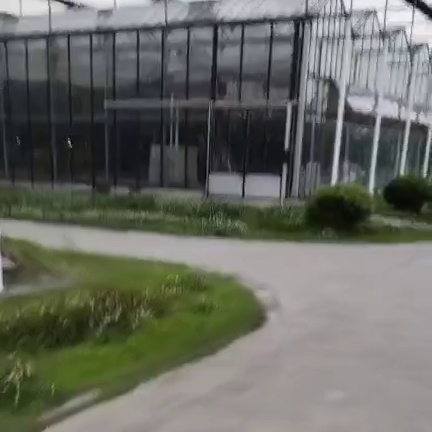
#> input picture samples/test.jpg, 432 x 432 px; its folder holds only this picture in this run
$ python hand_seg.py
#> lines starting #> are read from the running program, lines starting #| are printed output that depends on the picture; after the words box and inside, x2 and y2 are one past the last pixel; in counts of white or black regions, pixels touching at a corner belong together
import os
import cv2
import numpy as np
from PIL import Image

source = 'samples' # dir
low_range = np.array([100, 100, 100]) # Minnum threshold
high_range = np.array([255, 255, 255]) # Maxnum threshold
files = sorted(os.listdir(source))

for img_name_index in range(len(files)):
    img_name = files[img_name_index]
    img_path = os.path.join(source, img_name)
    img = Image.open(img_path).convert('RGB')
#> img is the input picture: PIL image 432x432 RGB; mean R, G, B 104.5, 106.8, 98.6
    image = cv2.imread(img_path)
    height, width, no_use = image.shape
#> height = 432; width = 432; no_use = 3
    empty_img = np.zeros((height, width), np.uint8)

    #K-MEANS CLUSTERING
    Z = image.reshape((-1, 3))
    Z = np.float32(Z)
    criteria = (cv2.TERM_CRITERIA_EPS + cv2.TERM_CRITERIA_MAX_ITER, 10, 1.0)
    K = 6
    ret, label, center = cv2.kmeans(Z, K, None, criteria, 15, cv2.KMEANS_RANDOM_CENTERS)
#> ret = 73276154; center = [[127.4, 126.9, 124.6], [202.5, 196.7, 195], [156.2, 156.8, 161], [88.11, 96.14, 92.1], [50.85, 78.22, 69.56], [34.05, 37.2, 33.87]]
    center = np.uint8(center)
#> center = [[127, 126, 124], [202, 196, 195], [156, 156, 160], [88, 96, 92], [50, 78, 69], [34, 37, 33]]
    res = center[label.flatten()]
    res2 = res.reshape((image.shape))
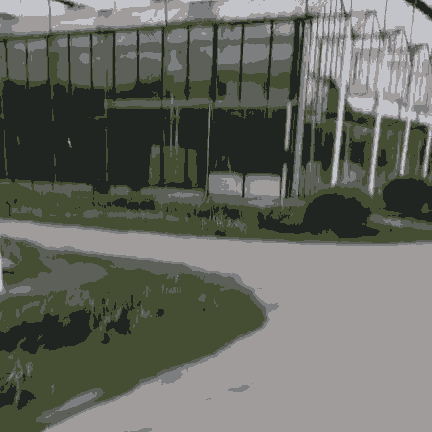
#> res2: shape (432, 432, 3); mean B, G, R 98.3, 106.3, 103.9
    cv2.imwrite('results/kmeans.jpg', res2)
    # [6 lines of commented-out code are left out]
    blur = cv2.GaussianBlur(res2, (15, 15), 0)
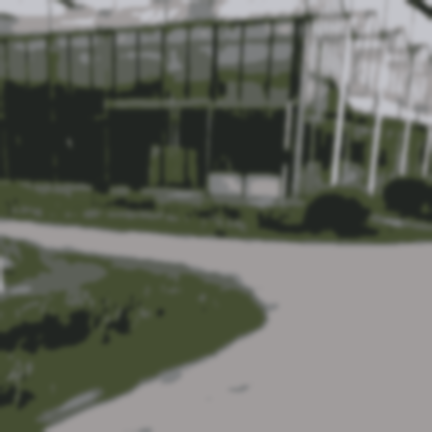
#> blur: shape (432, 432, 3); mean B, G, R 98.3, 106.3, 103.9
    gray = cv2.cvtColor(blur, cv2.COLOR_BGR2GRAY)
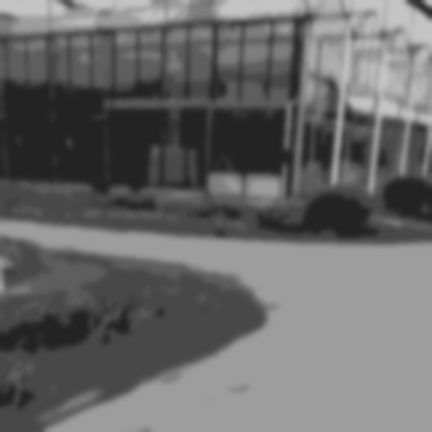
#> gray: shape (432, 432); min 35, max 196, mean 104.6
    final = cv2.inRange(res2, low_range, high_range)
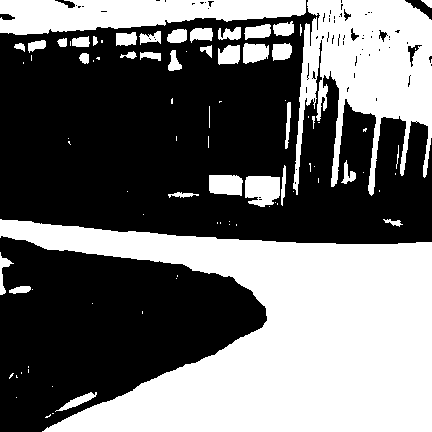
#> final: shape (432, 432); 43.2% white; 87 white regions (50 under 20 px)
    cv2.imwrite('results/binary.jpg', final)

    # Connected domain analysis
    contours, hierchary = cv2.findContours(final, cv2.RETR_TREE, cv2.CHAIN_APPROX_SIMPLE)
#> contours = 158 contours, 115 with area under 20; largest, box (x1, y1, x2, y2) and area: (0, 219, 432, 432) 50504, (293, 0, 432, 196) 14732, (0, 0, 306, 35) 7133, (245, 176, 280, 207) 841, (209, 175, 243, 196) 578
    final = cv2.drawContours(final, contours, -1, 0, 3)
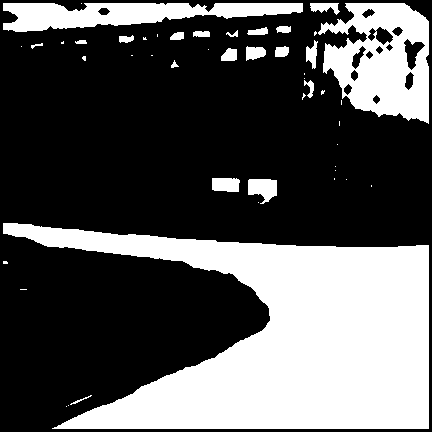
#> final: shape (432, 432); 33.8% white; 48 white regions (27 under 20 px), largest, box (x1, y1, x2, y2) and area: (3, 223, 429, 429) 46705, (318, 3, 429, 124) 8524, (3, 3, 303, 32) 5198
    num, labels = cv2.connectedComponents(final)
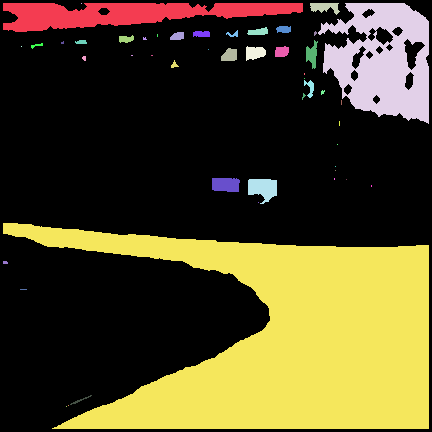
#> labels: shape (432, 432) int32; 49 distinct labels, from 0 to 48; one colour per label, 0 black
#> num = 49
    area_label = 0
    area = 0
    for li in range(1, num):
        area_temp = np.sum(labels == li)
        if area_temp > area:
            area = area_temp
            area_label = li
#> this loop made 48 passes
#> (area_temp, area) on passes 1, 4, 43: (5198, 5198), (8524, 8524), (46705, 46705)
#> area_temp on passes 3, 5, 6, 7, 8, 10: 225, 118, 90, 94, 40, 92
#> after the loop, area = 46705; area_label = 43
    empty_img = np.zeros((height, width), np.uint8)
    empty_img[labels == area_label] = 255
    final_masked = empty_img
    cv2.imwrite('results/hand_seg.jpg', final_masked)
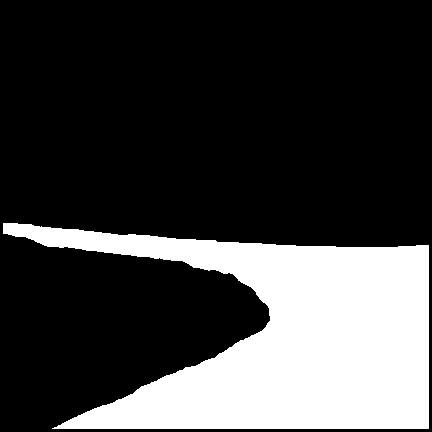
#> saved as hand_seg.jpg: shape (432, 432); 25% white; 1 white region, box (x1, y1, x2, y2) and area: (3, 223, 429, 429) 46705
